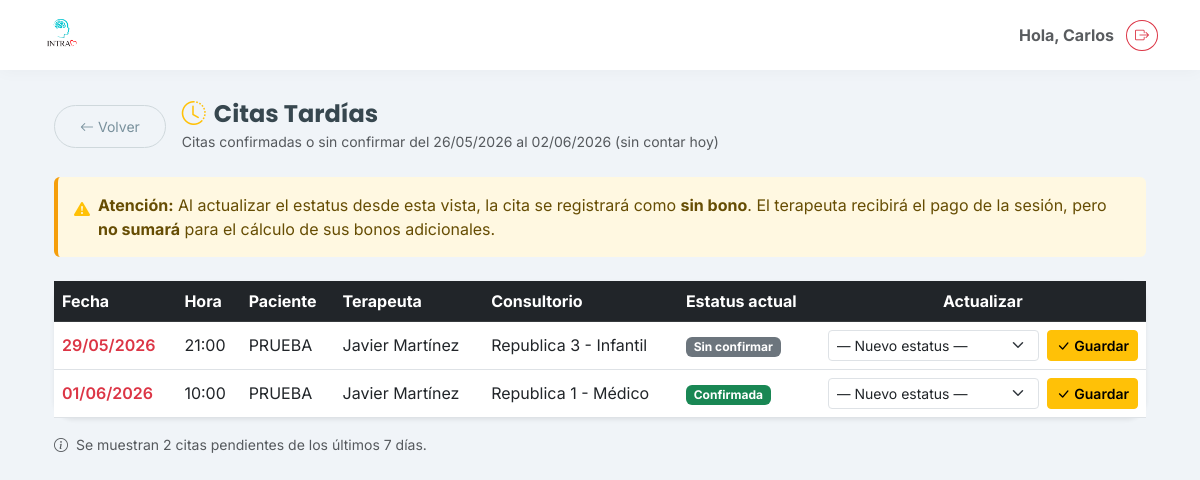
/citas/tardias/ (signed in), run on the app's committed database.
### clinica/models.py (models this page shows, shortened)
class Cita(models.Model):
    ESTATUS_CONFIRMADA = 'confirmada'
    ESTATUS_SIN_CONFIRMAR = 'sin_confirmar'
    ESTATUS_REAGENDO = 'reagendo'
    ESTATUS_CANCELO = 'cancelo'
    ESTATUS_SI_ASISTIO = 'si_asistio'
    ESTATUS_NO_ASISTIO = 'no_asistio'
    ESTATUS_INCIDENCIA = 'incidencia'
    ESTATUS_CHOICES = [
        (ESTATUS_CONFIRMADA, 'Confirmada'),
        (ESTATUS_SIN_CONFIRMAR, 'Sin confirmar'),
        (ESTATUS_REAGENDO, 'Reagendo'),
        (ESTATUS_CANCELO, 'Cancelo'),
        (ESTATUS_SI_ASISTIO, 'Si asistio'),
        (ESTATUS_NO_ASISTIO, 'No asistio'),
        (ESTATUS_INCIDENCIA, 'Incidencia'),
    ]
    ESTATUS_ACTIVOS = (
        ESTATUS_CONFIRMADA,
        ESTATUS_SIN_CONFIRMAR,
        ESTATUS_REAGENDO,
        ESTATUS_INCIDENCIA,
    )
    TIPO_NUEVO = 'N'
    TIPO_REFERIDO = 'R'
    TIPO_SEGUIMIENTO = 'S'
    TIPO_CRISIS = 'C'
    TIPO_PACIENTE_CHOICES = [
        (TIPO_NUEVO, 'Nuevo'),
        (TIPO_REFERIDO, 'Referido'),
        (TIPO_SEGUIMIENTO, 'Seguimiento'),
        (TIPO_CRISIS, 'Crisis'),
    ]
    PAGO_CHOICES = [
        ('Terminal', 'Terminal'),
        ('Transferencia', 'Transferencia'),
        ('Efectivo', 'Efectivo'),
        ('Pase', 'Pase'),
    ]
    paciente = models.ForeignKey(Paciente, on_delete=models.CASCADE, related_name='citas')
    pacientes_adicionales = models.ManyToManyField(
        Paciente,
        blank=True,
        related_name='citas_como_adicional',
    )
    expediente_grupal = models.ForeignKey(
        'ExpedienteGrupal',
        on_delete=models.SET_NULL,
        null=True,
        blank=True,
        related_name='citas',
    )
    fecha = models.DateField()
    hora = models.TimeField()
    tipo_paciente = models.CharField(
        max_length=1,
        choices=TIPO_PACIENTE_CHOICES,
        default=TIPO_SEGUIMIENTO,
    )
    division = models.ForeignKey(Division, on_delete=models.SET_NULL, null=True)
    consultorio = models.ForeignKey(Consultorio, on_delete=models.SET_NULL, null=True)
    servicio = models.ForeignKey(Servicio, on_delete=models.SET_NULL, null=True)
    terapeuta = models.ForeignKey(Terapeuta, on_delete=models.SET_NULL, null=True)
    costo = models.DecimalField(max_digits=10, decimal_places=2, null=True, blank=True)
    metodo_pago = models.CharField(
        max_length=50,
        choices=PAGO_CHOICES,
        null=True,
        blank=True,
    )
    estatus = models.CharField(
        max_length=20,
        choices=ESTATUS_CHOICES,
        default=ESTATUS_SIN_CONFIRMAR,
    )
    folio_fiscal = models.CharField(max_length=100, blank=True, null=True)
    notas = models.TextField(blank=True, null=True)
    sin_bono = models.BooleanField(
        default=False,
        help_text="Si True, la cita se paga al terapeuta pero no suma para el cálculo de bonos adicionales.",
    )
    tiene_descuento = models.BooleanField(
        null=True, blank=True,
        help_text="Indica si el paciente tiene descuento / estudio socioeconómico activo al momento de la cita."
    )
    class Meta:
        verbose_name = "Cita"
        verbose_name_plural = "Citas"
        ordering = ['-fecha', '-hora']

class Paciente(models.Model):
    TIPO_CONTACTO_CHOICES = [
        ('propio', 'Propio'),
        ('madre', 'Madre'),
        ('padre', 'Padre'),
        ('pareja', 'Pareja'),
        ('otro', 'Otro'),
    ]
    SEXO_CHOICES = [
        ('Femenino', 'Femenino'),
        ('Masculino', 'Masculino'),
    ]
    usuario = models.OneToOneField(User, on_delete=models.SET_NULL, null=True, blank=True, related_name='perfil_paciente')
    nombre = models.CharField(max_length=200, verbose_name="Nombre Completo")
    fecha_nacimiento = models.DateField(verbose_name="Fecha de Nacimiento")
    nombre_normalizado = models.CharField(max_length=200, blank=True, editable=False)
    sexo = models.CharField(
        max_length=20,
        choices=SEXO_CHOICES,
        default='Femenino',
        verbose_name="Sexo"
    )
    telefono = models.CharField(max_length=20, verbose_name="Teléfono (WhatsApp)")
    identidad_contacto = models.CharField(max_length=20, choices=TIPO_CONTACTO_CHOICES, default='propio')
    servicio_inicial = models.ForeignKey('Servicio', on_delete=models.SET_NULL, null=True, verbose_name="Servicio Inicial")
    consentimiento_firmado = models.FileField(upload_to='documentos/', blank=True, null=True)
    estudio_socioeconomico = models.FileField(upload_to='documentos/', blank=True, null=True)
    apertura_expediente = models.FileField(upload_to='documentos/', blank=True, null=True)
    resumen_clinico = models.TextField(blank=True, null=True)
    empresa = models.ForeignKey(
        'Empresa', on_delete=models.SET_NULL, null=True, blank=True,
        related_name='pacientes'
    )
    division = models.ForeignKey(
        'Division', on_delete=models.SET_NULL, null=True, blank=True,
        related_name='pacientes', verbose_name='División'
    )
    pacientes_relacionados = models.ManyToManyField('self', blank=True, symmetrical=True)
    enlace_resultados = models.URLField(blank=True, null=True)
    fecha_registro = models.DateTimeField(auto_now_add=True)
    def __str__(self):
        return self.nombre
    class Meta:
        verbose_name = "Paciente"
        verbose_name_plural = "Pacientes"

class Terapeuta(models.Model):
    usuario = models.OneToOneField(User, on_delete=models.SET_NULL, null=True, blank=True, related_name='perfil_terapeuta')
    nombre = models.CharField(max_length=100)
    activo = models.BooleanField(default=True)
    def __str__(self):
        return self.nombre

class Consultorio(models.Model):
    SEDE_CHOICES = [
        ('republica',      'República'),
        ('morelos',        'Morelos'),
        ('colinas',        'Colinas'),
        ('trabajo_social', 'Trabajo Social'),
        ('zoom',           'Zoom / Online'),
        ('externo',        'Externo'),
    ]
    nombre = models.CharField(max_length=100)
    sede   = models.CharField(max_length=20, choices=SEDE_CHOICES, null=True, blank=True)
    activo = models.BooleanField(default=False)
    def __str__(self):
        return self.nombre

### clinica/views.py (the view, shortened to what this page needs)
# urls.py: path('citas/tardias/', clinica_views.citas_tardias, name='citas_tardias'),
@login_required
def citas_tardias(request):
    if not (request.user.is_staff or request.user.is_superuser):
        return redirect('home')
    hoy = date.today()
    desde = hoy - timedelta(days=7)
    ESTATUS_VALIDOS = {
        Cita.ESTATUS_SI_ASISTIO:    'Si asistió',
        Cita.ESTATUS_NO_ASISTIO:    'No asistió',
        Cita.ESTATUS_CANCELO:       'Canceló',
        Cita.ESTATUS_INCIDENCIA:    'Incidencia',
    }
    citas_qs = (
        Cita.objects
        .filter(
            fecha__gte=desde,
            fecha__lt=hoy,
            estatus__in=[Cita.ESTATUS_CONFIRMADA, Cita.ESTATUS_SIN_CONFIRMAR],
        )
        .select_related('paciente', 'terapeuta', 'consultorio')
        .order_by('fecha', 'hora')
    )
    return render(request, 'clinica/citas_tardias.html', {
        'citas': citas_qs,
        'estatus_opciones': ESTATUS_VALIDOS,
        'desde': desde,
        'hoy': hoy,
    })

### clinica/templates/clinica/citas_tardias.html (shortened to what this page needs)
{% extends 'clinica/base.html' %}
{% block content %}
<div class="container mt-4 mb-5">
    <div class="d-flex align-items-center gap-3 mb-4">
        <a href="{% url 'home' %}" class="btn btn-outline-secondary btn-sm">
            <i class="bi bi-arrow-left me-1"></i>Volver
        </a>
        <div>
            <h4 class="mb-0 fw-bold">
                <i class="bi bi-clock-history me-2 text-warning"></i>Citas Tardías
            </h4>
            <small class="text-muted">
                Citas confirmadas o sin confirmar del {{ desde|date:"d/m/Y" }} al {{ hoy|date:"d/m/Y" }} (sin contar hoy)
            </small>
        </div>
    </div>
    <div class="alert alert-warning border-0 d-flex gap-2 align-items-start mb-4" style="background:#fff8e1; border-left:4px solid #f59e0b !important; border-left-style:solid !important;">
        <i class="bi bi-exclamation-triangle-fill text-warning mt-1"></i>
        <div>
            <strong>Atención:</strong> Al actualizar el estatus desde esta vista, la cita se registrará
            como <strong>sin bono</strong>. El terapeuta recibirá el pago de la sesión, pero
            <strong>no sumará</strong> para el cálculo de sus bonos adicionales.
        </div>
    </div>
    {% if citas %}
    <div class="card border-0 shadow-sm">
        <div class="card-body p-0">
            <div class="table-responsive">
                <table class="table table-hover align-middle mb-0">
                    <thead class="table-dark">
                        <tr>
                            <th>Fecha</th>
                            <th>Hora</th>
                            <th>Paciente</th>
                            <th>Terapeuta</th>
                            <th>Consultorio</th>
                            <th>Estatus actual</th>
                            <th class="text-center">Actualizar</th>
                        </tr>
                    </thead>
                    <tbody>
                        {% for cita in citas %}
                        <tr>
                            <td class="fw-semibold text-danger">{{ cita.fecha|date:"d/m/Y" }}</td>
                            <td>{{ cita.hora|time:"H:i" }}</td>
                            <td>{{ cita.paciente }}</td>
                            <td>{{ cita.terapeuta|default:"—" }}</td>
                            <td>{{ cita.consultorio|default:"—" }}</td>
                            <td>
                                {% if cita.estatus == 'confirmada' %}
                                    <span class="badge bg-success">Confirmada</span>
                                {% else %}
                                    <span class="badge bg-secondary">Sin confirmar</span>
                                {% endif %}
                            </td>
                            <td>
                                <form method="post" class="d-flex gap-2 align-items-center justify-content-center">
                                    <select name="estatus" class="form-select form-select-sm" style="min-width:150px;" required>
                                        <option value="">— Nuevo estatus —</option>
                                    </select>
                                    <button type="submit" class="btn btn-sm btn-warning fw-semibold text-nowrap">
                                        <i class="bi bi-check-lg me-1"></i>Guardar
                                    </button>
                                </form>
                            </td>
                        </tr>
                        {% endfor %}
                    </tbody>
                </table>
            </div>
        </div>
    </div>
    <p class="text-muted mt-3 small">
        <i class="bi bi-info-circle me-1"></i>
        Se muestran {{ citas|length }} cita{{ citas|length|pluralize }} pendiente{{ citas|length|pluralize }} de los últimos 7 días.
    </p>
    {% endif %}
</div>
{% endblock %}

### clinica/templates/clinica/base.html (shortened to what this page needs)
{% load static %}
<!DOCTYPE html>
<html lang="es">
<head>
    <link href="https://cdn.jsdelivr.net/npm/bootstrap@5.3.0/dist/css/bootstrap.min.css" rel="stylesheet">
    <link rel="stylesheet" href="https://cdn.jsdelivr.net/npm/bootstrap-icons@1.10.5/font/bootstrap-icons.css">
</head>
<body>
    <nav class="navbar navbar-expand-lg fixed-top">
        <div class="container">
            <a class="navbar-brand d-flex align-items-center" href="{% url 'home' %}">
               <img src="{% static 'clinica/images/logo.png' %}" alt="Logo INTRA" class="me-2">
            </a>
            <div class="d-flex align-items-center gap-2">
                <span class="me-1 text-muted fw-bold d-none d-md-block">
                    Hola, {{ user.username|title }}
                </span>
<form action="{% url 'logout' %}" method="post">
                    <button type="submit" class="btn btn-outline-danger btn-sm rounded-circle" title="Cerrar Sesión">
                        <i class="bi bi-box-arrow-right"></i>
                    </button>
                </form>
            </div>
        </div>
    </nav>
    <div class="container" style="margin-top: 100px;">
        {% block content %}
        {% endblock %}
    </div>
</body>
<link href="https://cdn.jsdelivr.net/npm/select2@4.1.0-rc.0/dist/css/select2.min.css" rel="stylesheet" />
<link rel="stylesheet" href="https://cdn.jsdelivr.net/npm/select2-bootstrap-5-theme@1.3.0/dist/select2-bootstrap-5-theme.min.css" />
</html>

### clinica/templates/clinica/base.html (style rules this page uses)
:root { --intra-primary: #26C6DA; --intra-secondary: #EF5350; --intra-dark: #37474F; --intra-light: #F0F4F8; --intra-white: #FFFFFF; }
body { background-color: var(--intra-light); font-family: 'Inter', sans-serif; color: var(--intra-dark); }
h1, h2, h3, h4, h5, .navbar-brand { font-family: 'Poppins', sans-serif; }
.btn-outline-secondary { border-color: #CFD8DC; color: #78909C; border-radius: 50px; padding: 10px 25px; }
.card { border: none; border-radius: 20px; box-shadow: 0 10px 30px rgba(0,0,0,0.05); }
.navbar { background-color: var(--intra-white); box-shadow: 0 2px 15px rgba(0,0,0,0.03); padding-top: 10px; padding-bottom: 10px; }
.navbar-brand img { height: 40px; width: auto; }

### data on the page
Cita: fecha "29/05/2026", hora "21:00", paciente "PRUEBA", terapeuta "Javier Martínez", consultorio "Republica 3 - Infantil", estatus "Sin confirmar"
Cita: fecha "01/06/2026", hora "10:00", paciente "PRUEBA", terapeuta "Javier Martínez", consultorio "Republica 1 - Médico", estatus "Confirmada"

### other printed values
{{ user.username|title }} "Carlos"
{{ citas|length }} "2"
